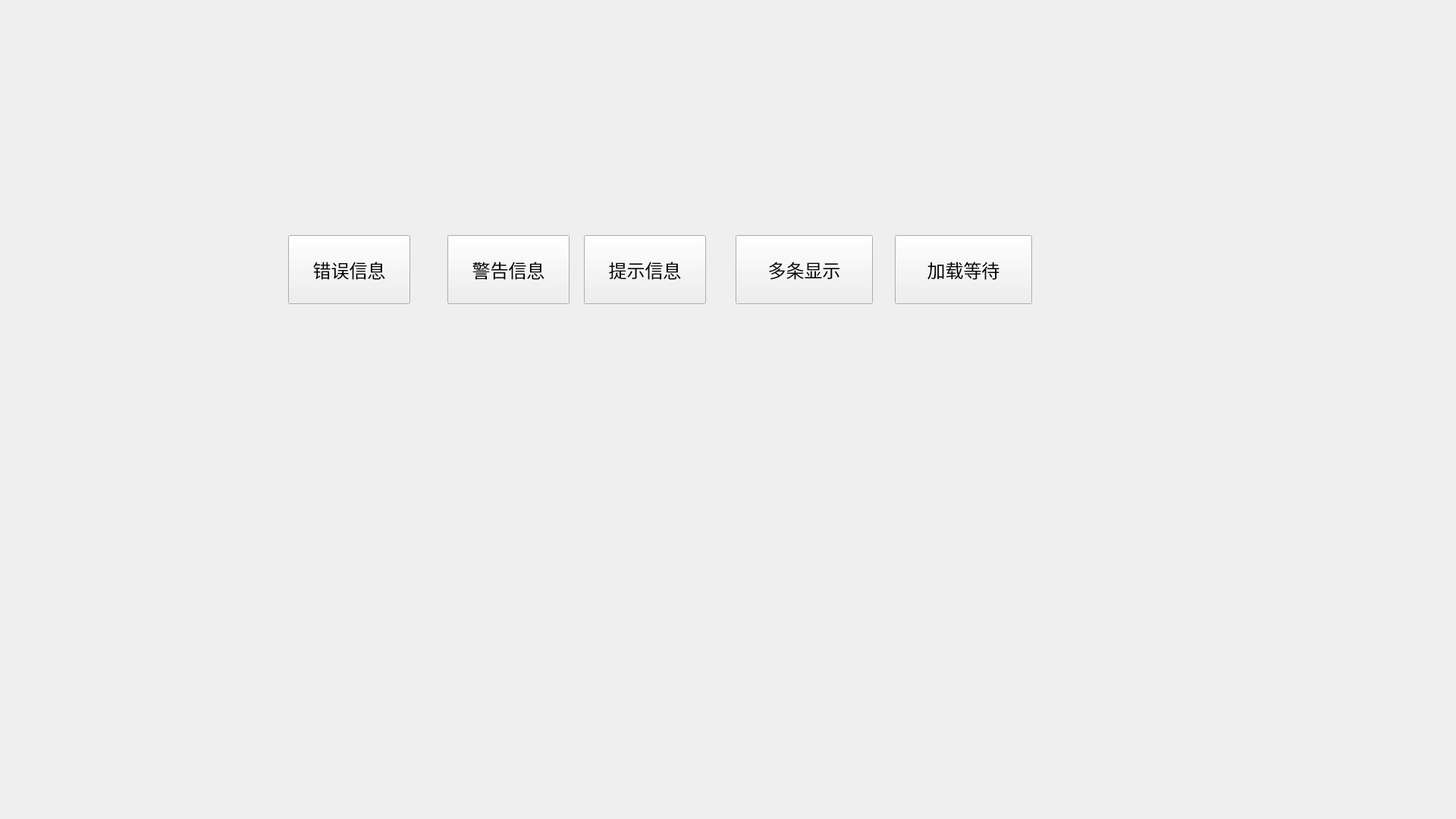
<?xml version="1.0" encoding="UTF-8"?>
<ui version="4.0">
 <class>MainWindow</class>
 <widget class="QMainWindow" name="MainWindow">
  <property name="geometry">
   <rect>
    <x>0</x>
    <y>0</y>
    <width>1920</width>
    <height>1080</height>
   </rect>
  </property>
  <property name="font">
   <font>
    <pointsize>18</pointsize>
   </font>
  </property>
  <property name="windowTitle">
   <string>MainWindow</string>
  </property>
  <widget class="QWidget" name="centralwidget">
   <widget class="QPushButton" name="errorBtn">
    <property name="geometry">
     <rect>
      <x>380</x>
      <y>310</y>
      <width>161</width>
      <height>91</height>
     </rect>
    </property>
    <property name="font">
     <font>
      <pointsize>18</pointsize>
     </font>
    </property>
    <property name="text">
     <string>错误信息</string>
    </property>
   </widget>
   <widget class="QPushButton" name="warningBtn">
    <property name="geometry">
     <rect>
      <x>590</x>
      <y>310</y>
      <width>161</width>
      <height>91</height>
     </rect>
    </property>
    <property name="font">
     <font>
      <pointsize>18</pointsize>
     </font>
    </property>
    <property name="text">
     <string>警告信息</string>
    </property>
   </widget>
   <widget class="QPushButton" name="infoBtn">
    <property name="geometry">
     <rect>
      <x>770</x>
      <y>310</y>
      <width>161</width>
      <height>91</height>
     </rect>
    </property>
    <property name="font">
     <font>
      <pointsize>18</pointsize>
     </font>
    </property>
    <property name="text">
     <string>提示信息</string>
    </property>
   </widget>
   <widget class="QPushButton" name="mutilMessageBtn">
    <property name="geometry">
     <rect>
      <x>970</x>
      <y>310</y>
      <width>181</width>
      <height>91</height>
     </rect>
    </property>
    <property name="font">
     <font>
      <pointsize>18</pointsize>
     </font>
    </property>
    <property name="text">
     <string>多条显示</string>
    </property>
   </widget>
   <widget class="QPushButton" name="waittingBtn">
    <property name="geometry">
     <rect>
      <x>1180</x>
      <y>310</y>
      <width>181</width>
      <height>91</height>
     </rect>
    </property>
    <property name="font">
     <font>
      <pointsize>18</pointsize>
     </font>
    </property>
    <property name="text">
     <string>加载等待</string>
    </property>
   </widget>
  </widget>
 </widget>
 <resources/>
 <connections/>
</ui>
